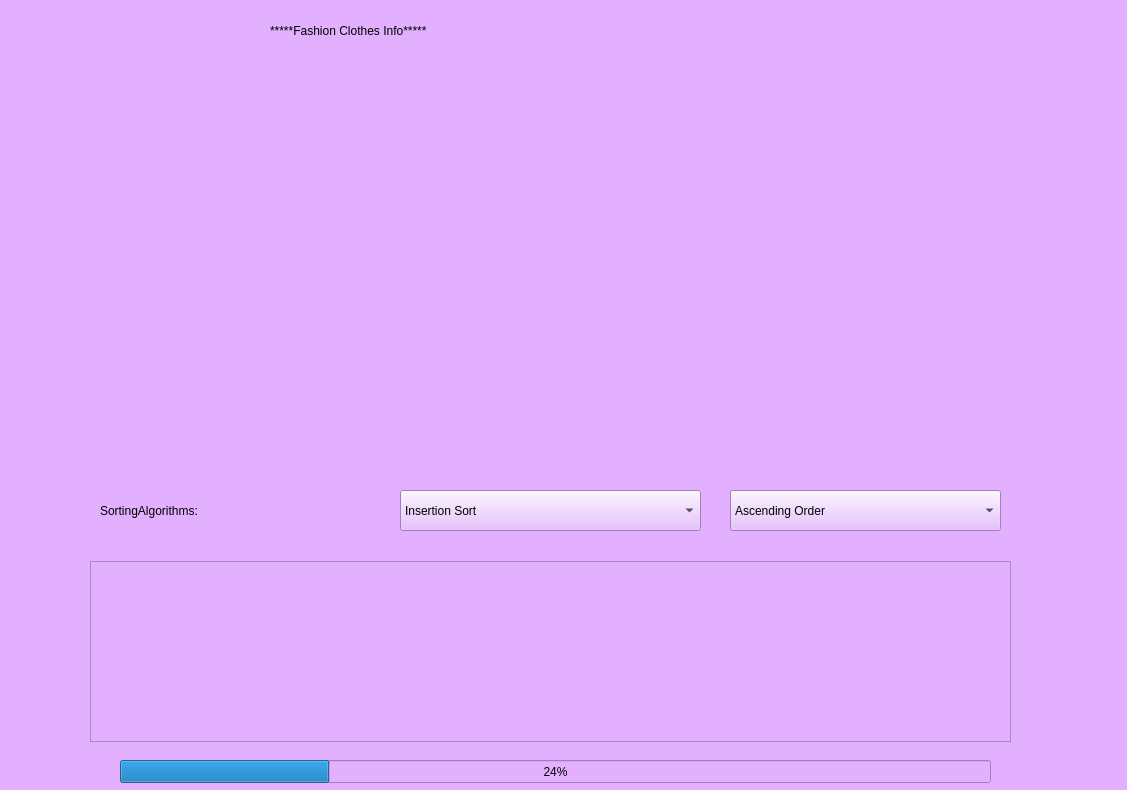
<?xml version="1.0" encoding="UTF-8"?>
<ui version="4.0">
 <class>Form</class>
 <widget class="QWidget" name="Form">
  <property name="geometry">
   <rect>
    <x>0</x>
    <y>0</y>
    <width>1127</width>
    <height>790</height>
   </rect>
  </property>
  <property name="windowTitle">
   <string>Form</string>
  </property>
  <widget class="QWidget" name="widget" native="true">
   <property name="geometry">
    <rect>
     <x>0</x>
     <y>0</y>
     <width>1541</width>
     <height>851</height>
    </rect>
   </property>
   <property name="styleSheet">
    <string notr="true">background-color:rgb(226, 176, 255)
</string>
   </property>
   <widget class="QLabel" name="label">
    <property name="geometry">
     <rect>
      <x>270</x>
      <y>10</y>
      <width>541</width>
      <height>41</height>
     </rect>
    </property>
    <property name="styleSheet">
     <string notr="true">font: 87 18pt &quot;Arial Black&quot;;</string>
    </property>
    <property name="text">
     <string>*****Fashion Clothes Info*****</string>
    </property>
   </widget>
   <widget class="QLabel" name="label_2">
    <property name="geometry">
     <rect>
      <x>90</x>
      <y>50</y>
      <width>921</width>
      <height>421</height>
     </rect>
    </property>
    <property name="styleSheet">
     <string notr="true">image: url(:/pics/image.jpg)</string>
    </property>
    <property name="text">
     <string/>
    </property>
   </widget>
   <widget class="QTableView" name="tableView">
    <property name="geometry">
     <rect>
      <x>90</x>
      <y>561</y>
      <width>921</width>
      <height>181</height>
     </rect>
    </property>
   </widget>
   <widget class="QComboBox" name="comboBox">
    <property name="geometry">
     <rect>
      <x>400</x>
      <y>490</y>
      <width>301</width>
      <height>41</height>
     </rect>
    </property>
    <property name="styleSheet">
     <string notr="true">font: 75 italic 14pt &quot;Arial&quot;;</string>
    </property>
    <item>
     <property name="text">
      <string>Insertion Sort</string>
     </property>
    </item>
    <item>
     <property name="text">
      <string>Selection Sort</string>
     </property>
    </item>
    <item>
     <property name="text">
      <string>Bubble Sort</string>
     </property>
    </item>
    <item>
     <property name="text">
      <string>Merge Sort</string>
     </property>
    </item>
    <item>
     <property name="text">
      <string>Quick Sort</string>
     </property>
    </item>
    <item>
     <property name="text">
      <string>Counting Sort</string>
     </property>
    </item>
    <item>
     <property name="text">
      <string>Bucket Sort</string>
     </property>
    </item>
    <item>
     <property name="text">
      <string>Radix Sort</string>
     </property>
    </item>
    <item>
     <property name="text">
      <string>Heap Sort</string>
     </property>
    </item>
    <item>
     <property name="text">
      <string>Slow Sort</string>
     </property>
    </item>
    <item>
     <property name="text">
      <string>Cycle Sort</string>
     </property>
    </item>
    <item>
     <property name="text">
      <string>Shell Sort</string>
     </property>
    </item>
    <item>
     <property name="text">
      <string>Combo Sort</string>
     </property>
    </item>
    <item>
     <property name="text">
      <string>Sleep Sort</string>
     </property>
    </item>
   </widget>
   <widget class="QLabel" name="label_3">
    <property name="geometry">
     <rect>
      <x>100</x>
      <y>490</y>
      <width>281</width>
      <height>41</height>
     </rect>
    </property>
    <property name="styleSheet">
     <string notr="true">font: 63 18pt &quot;Yu Gothic UI Semibold&quot;;</string>
    </property>
    <property name="text">
     <string>SortingAlgorithms:</string>
    </property>
   </widget>
   <widget class="QLabel" name="label_5">
    <property name="geometry">
     <rect>
      <x>840</x>
      <y>540</y>
      <width>141</width>
      <height>16</height>
     </rect>
    </property>
    <property name="text">
     <string/>
    </property>
   </widget>
   <widget class="QComboBox" name="comboBox_2">
    <property name="geometry">
     <rect>
      <x>730</x>
      <y>490</y>
      <width>271</width>
      <height>41</height>
     </rect>
    </property>
    <property name="styleSheet">
     <string notr="true">font: 75 italic 14pt &quot;Arial&quot;;</string>
    </property>
    <item>
     <property name="text">
      <string>Ascending Order</string>
     </property>
    </item>
    <item>
     <property name="text">
      <string>Descending Order</string>
     </property>
    </item>
   </widget>
   <widget class="QProgressBar" name="progressBar">
    <property name="geometry">
     <rect>
      <x>120</x>
      <y>760</y>
      <width>871</width>
      <height>23</height>
     </rect>
    </property>
    <property name="value">
     <number>24</number>
    </property>
   </widget>
  </widget>
 </widget>
 <resources>
  <include location="sorce.qrc"/>
 </resources>
 <connections/>
</ui>
